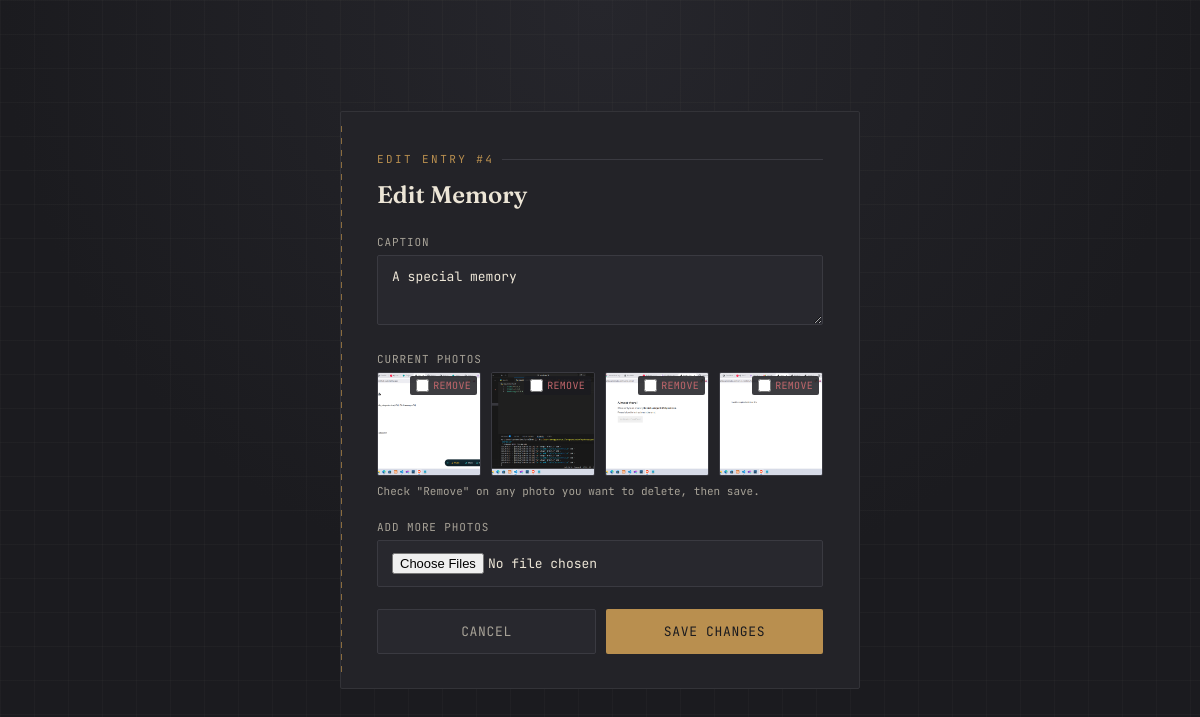
Screenshot of /admin/edit/4 (signed in) with the database file from the repository.
### app.py (models this page shows, shortened)
class Memory(db.Model):
    id = db.Column(db.Integer, primary_key=True)
    description = db.Column(db.String(300), default="A special memory")
    uploaded_at = db.Column(db.DateTime, default=datetime.utcnow)
    photos = db.relationship(
        "Photo", backref="memory", cascade="all, delete-orphan",
        order_by="Photo.id"
    )

class Photo(db.Model):
    id = db.Column(db.Integer, primary_key=True)
    filename = db.Column(db.String(300), nullable=False)
    memory_id = db.Column(db.Integer, db.ForeignKey("memory.id"), nullable=False)

### app.py (the view, shortened to what this page needs)
@app.route("/admin/edit/<int:memory_id>", methods=["GET", "POST"])
@admin_required
def edit_memory(memory_id):
    memory = Memory.query.get_or_404(memory_id)
    return render_template("edit.html", memory=memory)

### app.py (called while the page is built)
def admin_required(view):
    from functools import wraps
    @wraps(view)
    def wrapped(*args, **kwargs):
        if not session.get("is_admin"):
            return redirect(url_for("admin_login"))
        return view(*args, **kwargs)
    return wrapped

### templates/edit.html (shortened to what this page needs)
<!DOCTYPE html>
<html lang="en">
<head>
</head>
<body>
<div class="card">
  <div class="eyebrow">Edit Entry #{{ memory.id }}</div>
  <h1>Edit Memory</h1>
  <form method="POST" enctype="multipart/form-data" action="{{ url_for('edit_memory', memory_id=memory.id) }}">
    <div class="field">
      <label for="description">Caption</label>
      <textarea id="description" name="description">{{ memory.description }}</textarea>
    </div>
    <div class="field">
      <label>Current photos</label>
      <div class="photo-grid">
        {% for photo in memory.photos %}
        <div class="photo-item">
          <img src="{{ url_for('static', filename='uploads/' + photo.filename) }}" alt="">
          <label class="remove">
            <input type="checkbox" name="remove_photos" value="{{ photo.id }}">
            Remove
          </label>
        </div>
        {% else %}
        <p class="hint">No photos yet.</p>
        {% endfor %}
      </div>
      <p class="hint">Check "Remove" on any photo you want to delete, then save.</p>
    </div>
    <div class="field">
      <label for="new_photos">Add more photos</label>
      <input id="new_photos" type="file" name="new_photos" accept="image/*" multiple>
    </div>
    <div class="row">
      <a class="cancel" href="{{ url_for('admin_dashboard') }}">Cancel</a>
      <button type="submit">Save Changes</button>
    </div>
  </form>
</div>
</body>
</html>

### templates/edit.html (style rules this page uses)
:root { --ink:#1b1b1f; --panel:#232328; --panel-2:#28282e; --parchment:#ece5d6; --parchment-dim:#a7a297; --brass:#b98f4f; --brass-dim:#8a6c3e; --alert:#c1666b; }
* { box-sizing:border-box; }
body { margin:0; min-height:100vh; display:flex; align-items:center; justify-content:center; font-family:'JetBrains Mono', monospace; background:radial-gradient(circle at 50% 0%, #26262c, var(--ink) 60%); color:var(--parchment); padding:40px 16px; }
body::before { content:""; position:fixed; inset:0; background-image: linear-gradient(rgba(236,229,214,.028) 1px, transparent 1px), linear-gradient(90deg, rgba(236,229,214,.028) 1px, transparent 1px); background-size:34px 34px; pointer-events:none; }
.card { position:relative; z-index:1; background:var(--panel); width:min(520px, 92vw); padding:40px 36px 34px; border-radius:2px; border:1px solid #333338; }
.card::before { content:""; position:absolute; top:14px; bottom:14px; left:0; width:1px; background:repeating-linear-gradient(to bottom, var(--brass-dim) 0 6px, transparent 6px 12px); }
.eyebrow { font-size:11px; letter-spacing:.22em; text-transform:uppercase; color:var(--brass); margin-bottom:14px; display:flex; align-items:center; gap:8px; }
.eyebrow::after { content:""; flex:1; height:1px; background:#3a3a41; }
h1 { font-family:'Fraunces', serif; font-weight:600; font-size:24px; margin:0 0 26px; color:var(--parchment); }
label { display:block; font-size:11px; letter-spacing:.08em; text-transform:uppercase; color:var(--parchment-dim); margin-bottom:6px; }
.field { margin-bottom:22px; }
textarea, input[type="file"] { width:100%; font-family:'JetBrains Mono', monospace; font-size:13px; color:var(--parchment); background:var(--panel-2); border:1px solid #3a3a41; border-radius:2px; padding:12px 14px; outline:none; }
textarea { resize:vertical; min-height:70px; }
.photo-grid { display:grid; grid-template-columns:repeat(auto-fill, minmax(84px, 1fr)); gap:10px; }
.photo-item { position:relative; }
.photo-item img { width:100%; aspect-ratio:1/1; object-fit:cover; border-radius:2px; border:1px solid #3a3a41; display:block; }
.photo-item label.remove { position:absolute; top:4px; right:4px; display:flex; align-items:center; gap:4px; background:rgba(27,27,31,.85); padding:3px 6px; border-radius:2px; font-size:10px; color:var(--alert); text-transform:uppercase; letter-spacing:.03em; cursor:pointer; }
.photo-item input[type="checkbox"] { accent-color:var(--alert); margin:0; }
.hint { font-size:11px; color:var(--parchment-dim); margin-top:8px; }
.row { display:flex; gap:10px; margin-top:8px; }
button, .cancel { flex:1; text-align:center; font-family:'JetBrains Mono', monospace; font-size:13px; letter-spacing:.05em; text-transform:uppercase; padding:13px 16px; border-radius:2px; cursor:pointer; text-decoration:none; }
button { background:var(--brass); color:var(--ink); border:none; }
.cancel { background:var(--panel-2); color:var(--parchment-dim); border:1px solid #3a3a41; }

### rows the page displays
Memory: id "4", description "A special memory"
Photo: filename (picture)
Photo: filename (picture)
Photo: filename (picture)
Photo: filename (picture)
